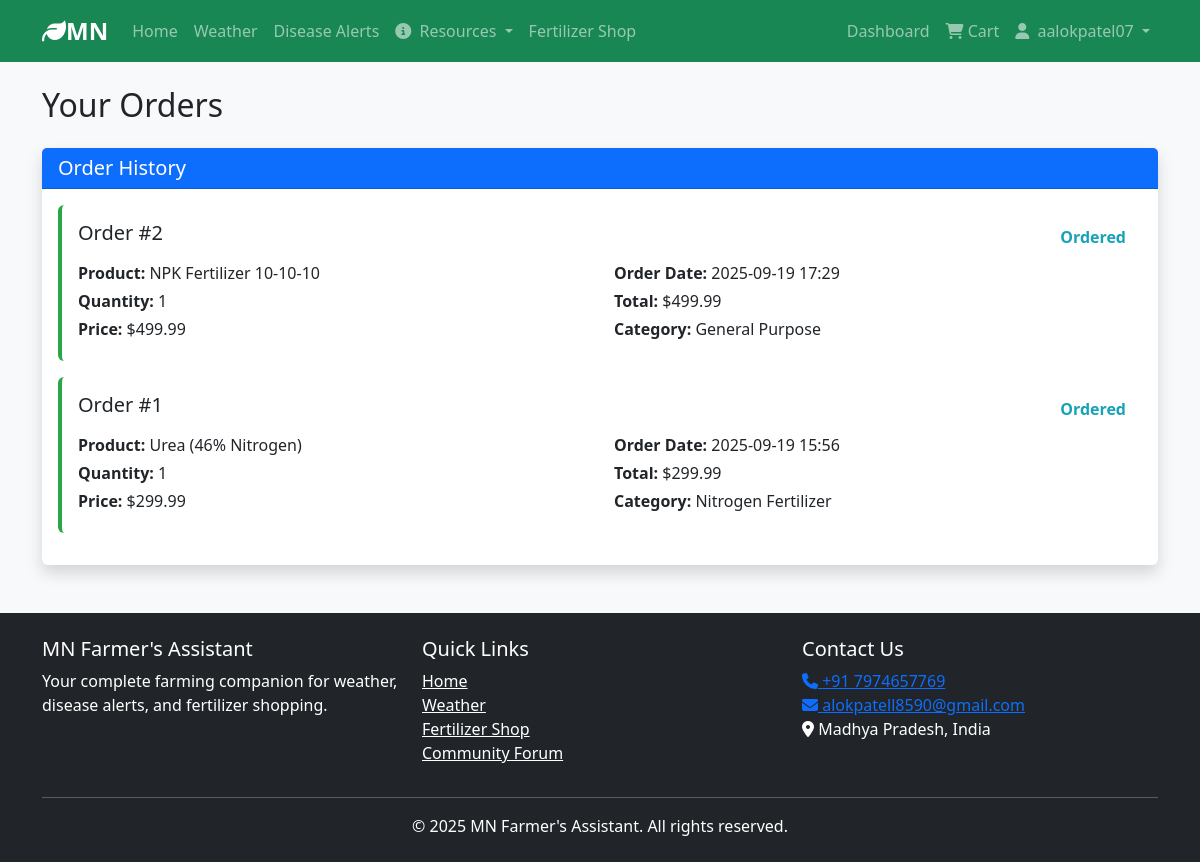
Page /orders (signed in) on the committed database.
### app.py (models this page shows)
class User(UserMixin, db.Model):
    id = db.Column(db.Integer, primary_key=True)
    username = db.Column(db.String(80), unique=True, nullable=False)
    email = db.Column(db.String(120), unique=True, nullable=False)
    password = db.Column(db.String(200), nullable=False)
    created_at = db.Column(db.DateTime, default=datetime.utcnow)
    farm_location = db.Column(db.String(200))
    farm_size = db.Column(db.Float)
    crops = db.Column(db.String(300))
    phone = db.Column(db.String(20))
    language = db.Column(db.String(10), default='en')  # 'en' or 'hi'
    soil_type = db.Column(db.String(50))
    subscription = db.Column(db.Boolean, default=False)  # Weather alerts subscription
    orders = db.relationship('Order', backref='user_ref', lazy=True)
    posts = db.relationship('ForumPost', backref='author', lazy=True)
    comments = db.relationship('ForumComment', backref='author', lazy=True)

class Order(db.Model):
    id = db.Column(db.Integer, primary_key=True)
    user_id = db.Column(db.Integer, db.ForeignKey('user.id'), nullable=False)
    product_id = db.Column(db.Integer, db.ForeignKey('product.id'), nullable=False)
    quantity = db.Column(db.Integer, nullable=False, default=1)
    order_date = db.Column(db.DateTime, default=datetime.utcnow)
    status = db.Column(db.String(20), default='Pending')
    user = db.relationship('User', foreign_keys=[user_id])
    product = db.relationship('Product', foreign_keys=[product_id])

class Product(db.Model):
    id = db.Column(db.Integer, primary_key=True)
    name = db.Column(db.String(100), nullable=False)
    description = db.Column(db.Text, nullable=False)
    price = db.Column(db.Float, nullable=False)
    image = db.Column(db.String(100), nullable=False)
    category = db.Column(db.String(50), nullable=False)
    in_stock = db.Column(db.Boolean, default=True)
    orders = db.relationship('Order', backref='product_ref', lazy=True)

### app.py (the view)
@app.route('/orders')
@login_required
def orders():
    user_orders = Order.query.filter(
        Order.user_id == current_user.id,
        Order.status != 'Cart'
    ).order_by(Order.order_date.desc()).all()
    return render_template('orders.html', orders=user_orders)

### app.py (called while the page is built)
@app.context_processor
def utility_processor():
    import datetime
    return {
        'now': datetime.datetime.utcnow,
        'current_time': lambda fmt='%d %B, %Y': datetime.datetime.utcnow().strftime(fmt)
    }

@login_manager.user_loader
def load_user(user_id):
    return User.query.get(int(user_id))

### templates/orders.html (shortened to what this page needs)
{% extends "base.html" %}
{% block content %}
<h2 class="mb-4">Your Orders</h2>
{% if orders %}
<div class="row">
    <div class="col-12">
        <div class="card">
            <div class="card-header bg-primary text-white">
                <h5 class="card-title mb-0">Order History</h5>
            </div>
            <div class="card-body">
                {% for order in orders %}
                <div class="order-card p-3 mb-3 rounded">
                    <div class="d-flex justify-content-between align-items-center mb-2">
                        <h5>Order #{{ order.id }}</h5>
                        <span class="order-status status-{{ order.status }}">
                            {{ order.status }}
                        </span>
                    </div>
                    <div class="row">
                        <div class="col-md-6">
                            <p class="mb-1"><strong>Product:</strong> {{ order.product.name }}</p>
                            <p class="mb-1"><strong>Quantity:</strong> {{ order.quantity }}</p>
                            <p class="mb-1"><strong>Price:</strong> ${{ "%.2f"|format(order.product.price) }}</p>
                        </div>
                        <div class="col-md-6">
                            <p class="mb-1"><strong>Order Date:</strong> {{ order.order_date.strftime('%Y-%m-%d %H:%M') }}</p>
                            <p class="mb-1"><strong>Total:</strong> ${{ "%.2f"|format(order.product.price * order.quantity) }}</p>
                            <p class="mb-0"><strong>Category:</strong> {{ order.product.category }}</p>
                        </div>
                    </div>
                </div>
                {% endfor %}
            </div>
        </div>
    </div>
</div>
{% endif %}
{% endblock %}

### templates/base.html (shortened to what this page needs)
<!DOCTYPE html>
<html lang="en">
<head>
    <link href="https://cdn.jsdelivr.net/npm/bootstrap@5.3.0/dist/css/bootstrap.min.css" rel="stylesheet">
    <link rel="stylesheet" href="https://cdnjs.cloudflare.com/ajax/libs/font-awesome/6.4.0/css/all.min.css">
    <link rel="stylesheet" href="{{ url_for('static', filename='css/style.css') }}">
</head>
<body>
    <nav class="navbar navbar-expand-lg navbar-dark bg-success">
        <div class="container">
            <a class="navbar-brand" href="{{ url_for('index') }}">
                <i class="fas fa-leaf"></i>MN
            </a>
            <div class="collapse navbar-collapse" id="navbarNav">
                <ul class="navbar-nav me-auto">
                    <li class="nav-item">
                        <a class="nav-link" href="{{ url_for('index') }}">Home</a>
                    </li>
                    <li class="nav-item">
                        <a class="nav-link" href="{{ url_for('weather') }}">Weather</a>
                    </li>
                    <li class="nav-item">
                        <a class="nav-link" href="{{ url_for('diseases') }}">Disease Alerts</a>
                    </li>
                    <li class="nav-item dropdown">
                        <a class="nav-link dropdown-toggle" href="#" role="button" data-bs-toggle="dropdown">
                            <i class="fas fa-info-circle me-1"></i> Resources
                        </a>
                    </li>
                    <li class="nav-item">
                        <a class="nav-link" href="{{ url_for('shop') }}">Fertilizer Shop</a>
                    </li>
                </ul>
                <ul class="navbar-nav">
                    {% if current_user.is_authenticated %}
                    <li class="nav-item">
                        <a class="nav-link" href="{{ url_for('dashboard') }}">Dashboard</a>
                    </li>
                    <li class="nav-item">
                        <a class="nav-link" href="{{ url_for('cart') }}">
                            <i class="fas fa-shopping-cart"></i> Cart
                            {% set cart_count = namespace(value=0) %}
                            {% for item in current_user.orders if item.status == 'Cart' %}
                                {% set cart_count.value = cart_count.value + item.quantity %}
                            {% endfor %}
                        </a>
                    </li>
                    <li class="nav-item dropdown">
                        <a class="nav-link dropdown-toggle" href="#" role="button" data-bs-toggle="dropdown">
                            <i class="fas fa-user me-1"></i> {{ current_user.username }}
                        </a>
                    </li>
                    {% endif %}
                </ul>
            </div>
        </div>
    </nav>
    <div class="container mt-4">
        {% block content %}{% endblock %}
    </div>
    <footer class="bg-dark text-white mt-5 py-4">
        <div class="container">
            <div class="row">
                <div class="col-md-4">
                    <h5>MN Farmer's Assistant</h5>
                    <p>Your complete farming companion for weather, disease alerts, and fertilizer shopping.</p>
                </div>
                <div class="col-md-4">
                    <h5>Quick Links</h5>
                    <ul class="list-unstyled">
                        <li><a href="{{ url_for('index') }}" class="text-white">Home</a></li>
                        <li><a href="{{ url_for('weather') }}" class="text-white">Weather</a></li>
                        <li><a href="{{ url_for('shop') }}" class="text-white">Fertilizer Shop</a></li>
                        <li><a href="{{ url_for('forum') }}" class="text-white">Community Forum</a></li>
                    </ul>
                </div>
                <div class="col-md-4">
                    <h5>Contact Us</h5>
                    <a href="tel:+917974657769"><i class="fas fa-phone"></i> +91 7974657769</a><br>
                    <a href="mailto:alokpatell07@gmail.com"><i class="fas fa-envelope"></i> alokpatell8590@gmail.com</a>
                    <p><i class="fas fa-map-marker-alt"></i> Madhya Pradesh, India</p>
                </div>
            </div>
            <hr>
            <p class="text-center mb-0">© 2025 MN Farmer's Assistant. All rights reserved.</p>
        </div>
    </footer>
</body>
</html>

### static/css/style.css (style rules this page uses)
body { background-color: #f8f9fa; font-family: 'Segoe UI', Tahoma, Geneva, Verdana, sans-serif; }
.card { box-shadow: 0 0.5rem 1rem rgba(0, 0, 0, 0.15); border: none; transition: transform 0.3s; }
.navbar-brand { font-weight: bold; font-size: 1.5rem; }
.order-card { border-left: 4px solid #28a745; }
.order-status { font-weight: bold; }
.status-Ordered { color: #17a2b8; }

### rows in the picture
User: username "aalokpatel07"
Order: id "2", status "Ordered", product.name "NPK Fertilizer 10-10-10", quantity "1", order_date "2025-09-19 17:29", product.category "General Purpose"
Product: product.price "499.99", order.product.price*order.quantity "499.99"
Order: id "1", status "Ordered", product.name "Urea (46% Nitrogen)", quantity "1", order_date "2025-09-19 15:56", product.category "Nitrogen Fertilizer"
Product: product.price "299.99", order.product.price*order.quantity "299.99"
